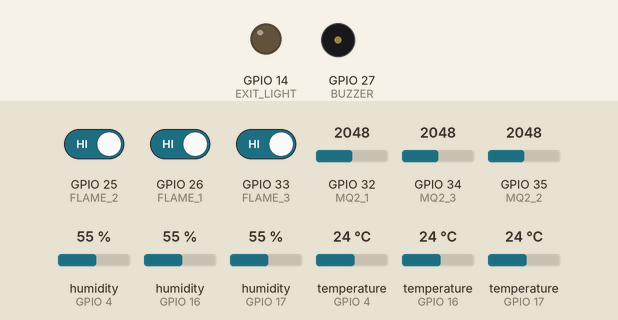
Simulated run of this sketch. Board: ESP32. Shown: output pins drawn as LEDs (lit = HIGH), buzzer (waves = sounding, pin HIGH). Inputs (shaded band) come from the test bench; at power-on: GPIO 25 (FLAME_2) HIGH, GPIO 26 (FLAME_1) HIGH, GPIO 32 (MQ2_1) = 2048, GPIO 33 (FLAME_3) HIGH, GPIO 34 (MQ2_3) = 2048, GPIO 35 (MQ2_2) = 2048, humidity (sensors on GPIO 4, GPIO 16, GPIO 17) 55 %, temperature (sensors on GPIO 4, GPIO 16, GPIO 17) 24 °C. WiFi joins after 1.5 s; servers stay silent unless stated; uploads are accepted with an empty reply; what the sketch prints to the serial monitor is not drawn.

Above: at 0.1 s.
At 2.2 s:
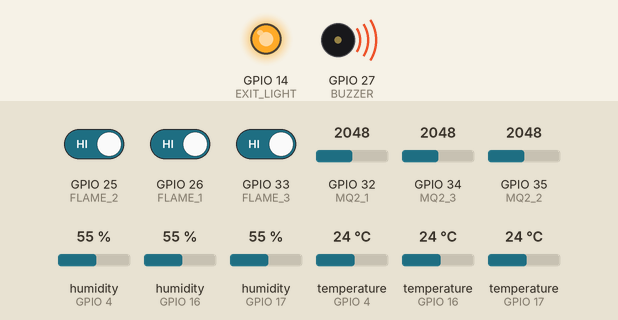
Timing chart, 0 to 3.7 s (numbered marks = the images above):
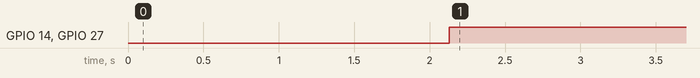

The sketch:

fire_alarm.ino
```cpp
#include <WiFi.h>
#include <HTTPClient.h>
#include <DHT.h>

const char* ssid = "realme GT NEO 3T";
const char* password = "22082003@";
const char* serverURL = "http://192.168.11.78:5000/alert";

DHT dht1(4, DHT22);
DHT dht2(16, DHT22);
DHT dht3(17, DHT22);

const int MQ2_1 = 32;
const int MQ2_2 = 35;
const int MQ2_3 = 34;

const int FLAME_1 = 26;
const int FLAME_2 = 25;
const int FLAME_3 = 33;

const int BUZZER = 27;
const int EXIT_LIGHT = 14;

float TEMP_THRESHOLD = 50.0;
int SMOKE_THRESHOLD = 1000;

void setup() {
  Serial.begin(115200);
  pinMode(FLAME_1, INPUT);
  pinMode(FLAME_2, INPUT);
  pinMode(FLAME_3, INPUT);
  pinMode(BUZZER, OUTPUT);
  pinMode(EXIT_LIGHT, OUTPUT);
  dht1.begin();
  dht2.begin();
  dht3.begin();

  WiFi.begin(ssid, password);
  while (WiFi.status() != WL_CONNECTED) {
    delay(500);
    Serial.print(".");
  }
  Serial.println("WiFi connected");
}

void loop() {
  bool anyFire = false;

  anyFire |= checkFloor(1, dht1.readTemperature(), analogRead(MQ2_1), digitalRead(FLAME_1));
  anyFire |= checkFloor(2, dht2.readTemperature(), analogRead(MQ2_2), digitalRead(FLAME_2));
  anyFire |= checkFloor(3, dht3.readTemperature(), analogRead(MQ2_3), digitalRead(FLAME_3));

  if (anyFire) {
    digitalWrite(BUZZER, HIGH);
    digitalWrite(EXIT_LIGHT, HIGH);
  } else {
    digitalWrite(BUZZER, LOW);
    digitalWrite(EXIT_LIGHT, LOW);
  }

  delay(5000);
}

bool checkFloor(int floor, float temp, int smoke, int flame) {
  Serial.printf("[Tầng %d] Nhiệt độ: %.2f °C | Khói: %d | Lửa: %d\n", floor, temp, smoke, flame);
  bool fire = (temp > TEMP_THRESHOLD || smoke > SMOKE_THRESHOLD || flame == LOW);
  sendAlert(floor, temp, smoke, flame);
  return fire;
}

void sendAlert(int floor, float temp, int smoke, int flame) {
  if (WiFi.status() == WL_CONNECTED) {
    HTTPClient http;
    http.begin(serverURL);
    http.addHeader("Content-Type", "application/json");
    String json = "{\"floor\":\"" + String(floor) +
                  "\",\"temperature\":" + String(temp) +
                  ",\"smoke\":" + String(smoke) +
                  ",\"flame\":" + String(flame) + "}";

    int httpResponseCode = http.POST(json);

    Serial.println("Đã gửi JSON:");
    Serial.println(json);
    Serial.print("HTTP Response code: ");
    Serial.println(httpResponseCode);

    http.end();
  }
}
```

Measured:
- by itself, GPIO 14 (EXIT_LIGHT), GPIO 27 (BUZZER): LOW → HIGH at 2.1 s
